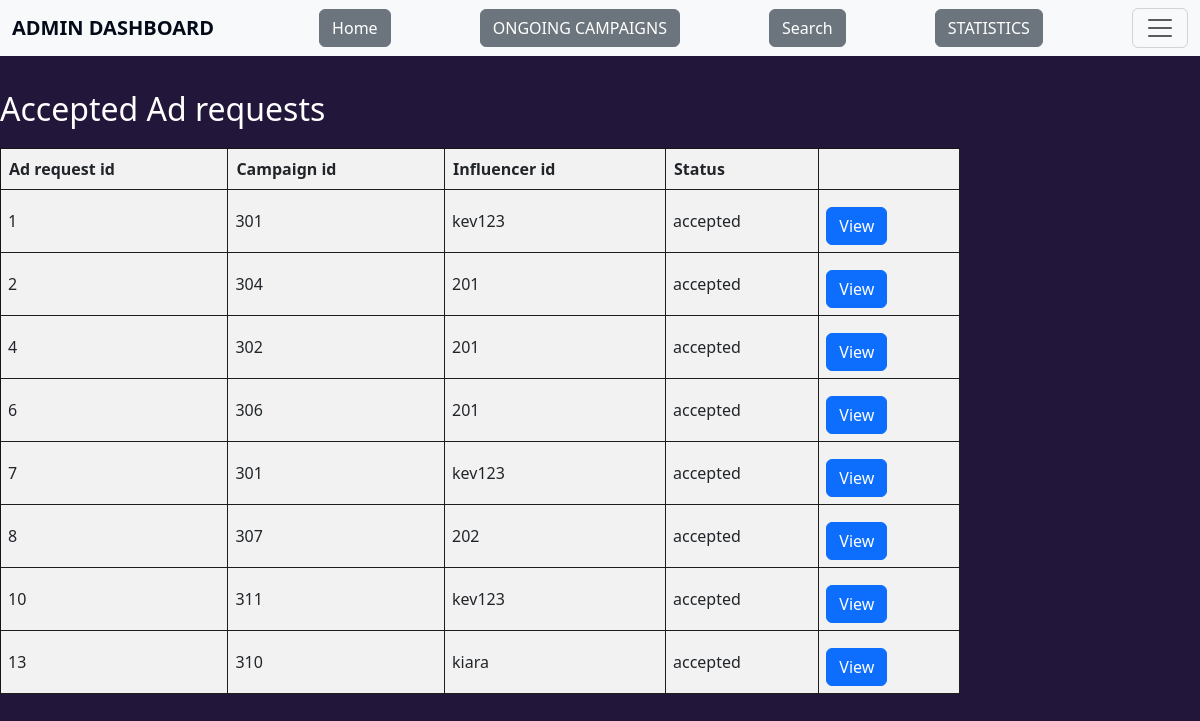
Page /adreq_status on the earlier database version.
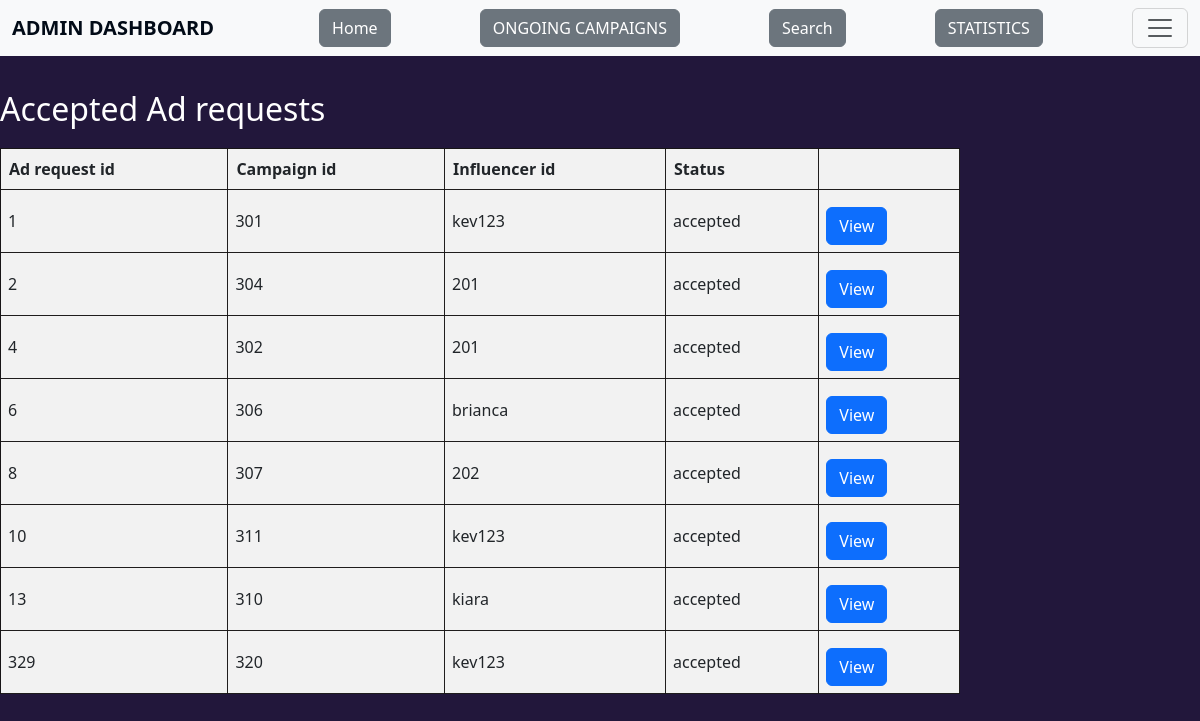
Same page on the later database version.
### application/models.py (models this page shows, shortened)
class Adrequest(db.Model):
    __tablename__="adrequest"
    adreq_id=db.Column(db.Integer,primary_key=True,nullable=False)
    adreq_name=db.Column(db.String,nullable=False)
    inf_id=db.Column(db.Integer,db.ForeignKey("influencer.inf_id"),nullable=False)
    camp_id=db.Column(db.Integer,db.ForeignKey("campaign.camp_id"),nullable=False)
    messages=db.Column(db.String,default=" ")
    requirements=db.Column(db.String)
    pay_amount=db.Column(db.Integer,nullable=False)
    status=db.Column(db.String,nullable=False,default="pending")

### application/controllers.py (the view)
@app.route("/adreq_status",methods=["GET"])
def adreq_status():
    adreq=Adrequest.query.all()
    return render_template("adreq_status.html",adreq=adreq)

### templates/adreq_status.html (shortened to what this page needs)
<!DOCTYPE html>
<html lang="en">
<head>
    <link href="https://cdn.jsdelivr.net/npm/bootstrap@5.3.3/dist/css/bootstrap.min.css" rel="stylesheet">
</head>
<nav class="navbar bg-body-tertiary fixed-top">
    <div class="container-fluid">
        <a class="navbar-brand" href="/">ADMIN DASHBOARD</a>
        <a href="/admin_dashboard"><button class="btn btn-secondary">Home</button></a>
        <a href="/ongoing_camp"><button class="btn btn-secondary">ONGOING CAMPAIGNS</button></a>
        <a href="{{url_for('adminsearch', search_type='common')}}"><button class="btn btn-secondary">Search</button></a>
        <a href="/admin_summary"><button class="btn btn-secondary">STATISTICS</button></a>
        <button class="navbar-toggler" type="button" data-bs-toggle="offcanvas" data-bs-target="#offcanvasNavbar" aria-controls="offcanvasNavbar" aria-label="Toggle navigation">
            <span class="navbar-toggler-icon"></span>
        </button>
    </div>
  </nav>
    <h2 class="white">Accepted Ad requests</h2>
    <table id="ongoing-campaigns">
        <tr>
            <th>Ad request id</th>
            <th>Campaign id</th>
            <th>Influencer id</th>
            <th>Status</th>
            <th></th>
        </tr>
        {%for i in adreq%}
        {%if i.status=="accepted"%}
            <tr>
                <td>{{i.adreq_id}}</td>
                <td>{{i.camp_id}}</td>
                <td>{{i.inf_id}}</td>
                <td>{{i.status}}</td>
                <td><a href="{{url_for('ad_details', adreq_id=i.adreq_id)}}" class="btn btn-primary" type="button">View</a></td>
            </tr>
        {%endif%}
        {%endfor%}
    </table>
</body>
</html>

Differences in the rows shown:
no longer on this page (row edited): Adrequest: adreq_id "7", camp_id "301", inf_id "kev123", status "accepted"
changed Adrequest id 6: inf_id "201" → "brianca"
added Adrequest: adreq_id "329", camp_id "320", inf_id "kev123", status "accepted"
